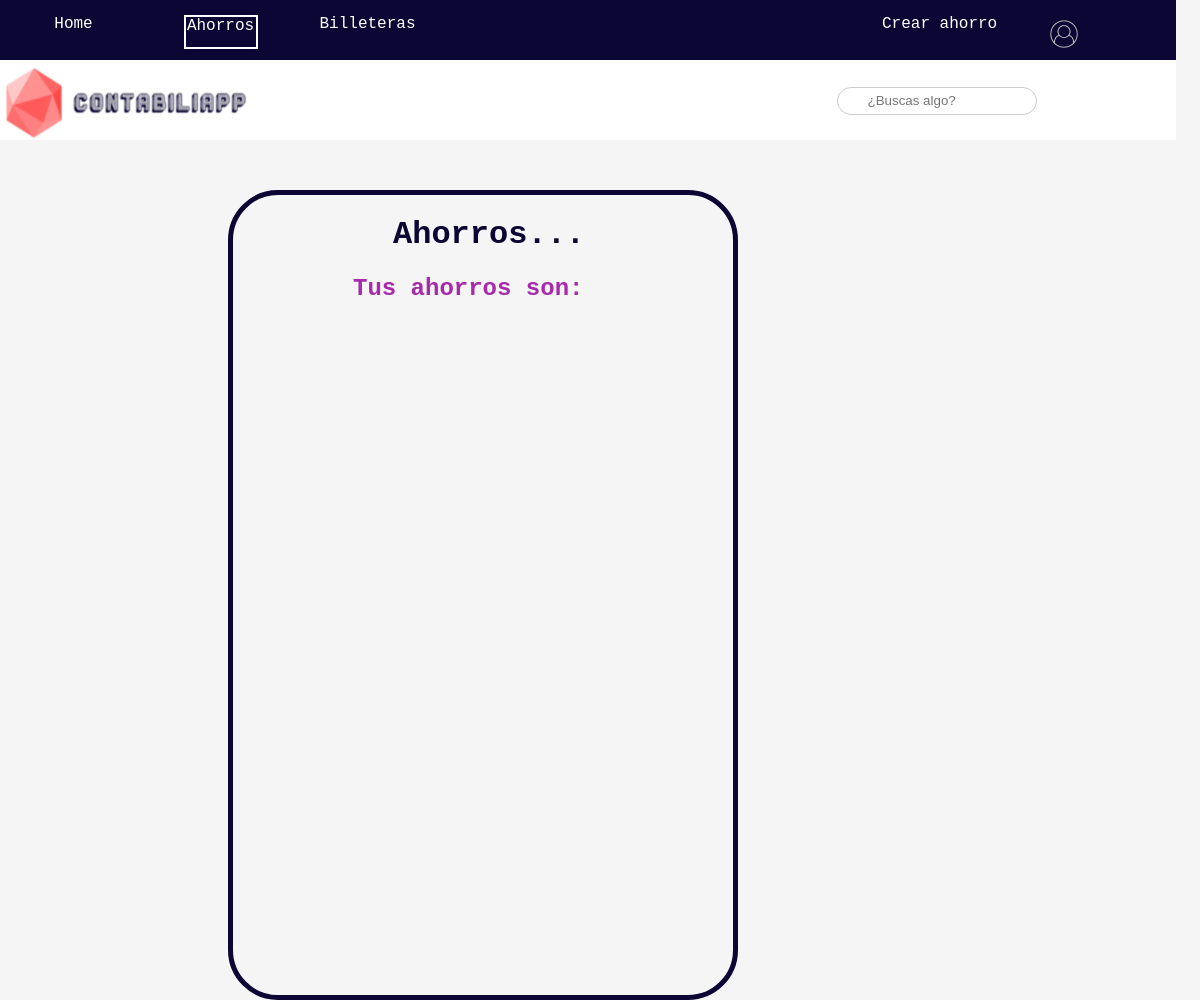
The page /ahorros/ (signed in) on the database as committed earlier.
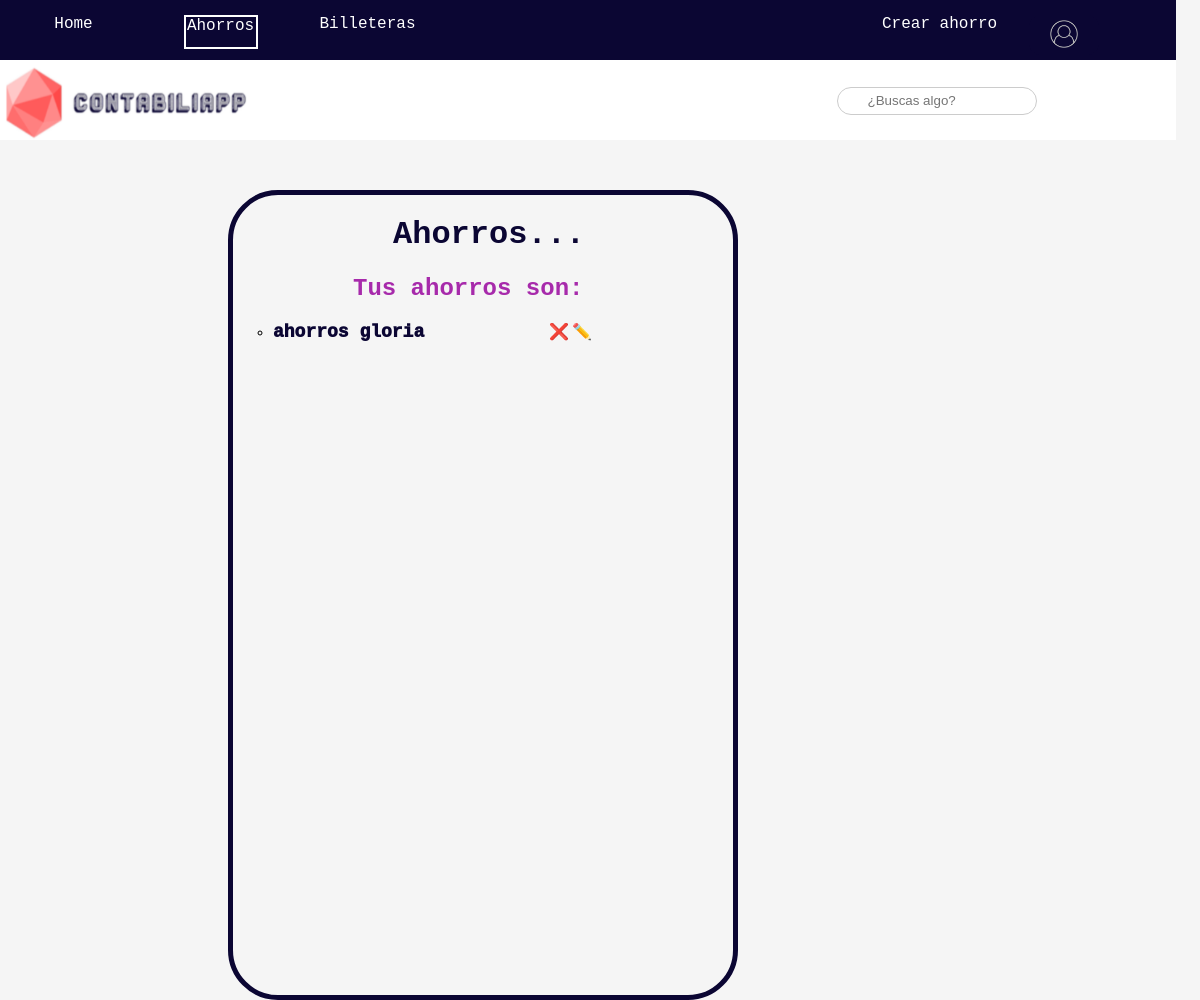
The same page on the database as committed later.
### ahorros/models.py (models this page shows, shortened)
class Ahorro(models.Model):
    nombre_ahorro = models.CharField(max_length = 40)
    fecha_creacion = models.DateTimeField("date published")
    cantidad_dinero = models.FloatField(default = 0)
    usuario_id = models.ForeignKey(User,on_delete=models.CASCADE,default=usuario.pk)

### ahorros/views.py (the view)
# urls.py: path("", views.ahorros, name="ahorros"),
@login_required(login_url='/home/login')
def ahorros(request):
    user = User.objects.get(pk=request.user.pk)
    ahorros=Ahorro.objects.all()
    ahorros = ahorros.filter(usuario_id=user.pk)
    return render(request,'ahorros.html',{'ahorros':ahorros})

### ahorros/templates/ahorros.html (shortened to what this page needs)
{% extends 'main/ahorros_main.html' %}
{% load static %}
{% block link %}<link rel="stylesheet" href="{% static '/styles/estilos_ahorros.css' %}">{% endblock link %}
    {% block nav_items %}
    <li class="crear"><a href={% url 'crear_ahorro' %}>Crear ahorro</a></li>
    {% endblock %}
    {% block content %}
    <div class="contenido" id="contenedor_ahorros">
        <h1 id="titulo_ahorros">Ahorros...</h1>
        <h2 id="subtitulo_ahorros">Tus ahorros son:</h2>
        <ul class="coin">
        {% for ahorro in ahorros %}
            <div class="contenedor_ahorros">
                <li class="contenedor_elemento_categoria"><a id="link_ahorro"href="/ahorros/{{ahorro.pk}}">{{ahorro.nombre_ahorro}}</a></li>
                <a class="eliminar_ahorro"href="/ahorros/{{ahorro.pk}}/eliminar_ahorro">❌</a>
                <a class="modificar_ahorro"href="/ahorros/{{ahorro.pk}}/modificar_ahorro">✏️</a>
            </div>
                {% endfor %}
        </ul>
    </div>
    {% endblock content %}

Rows that differ between the two databases and show on the page:
added Ahorro: nombre_ahorro "ahorros gloria"
